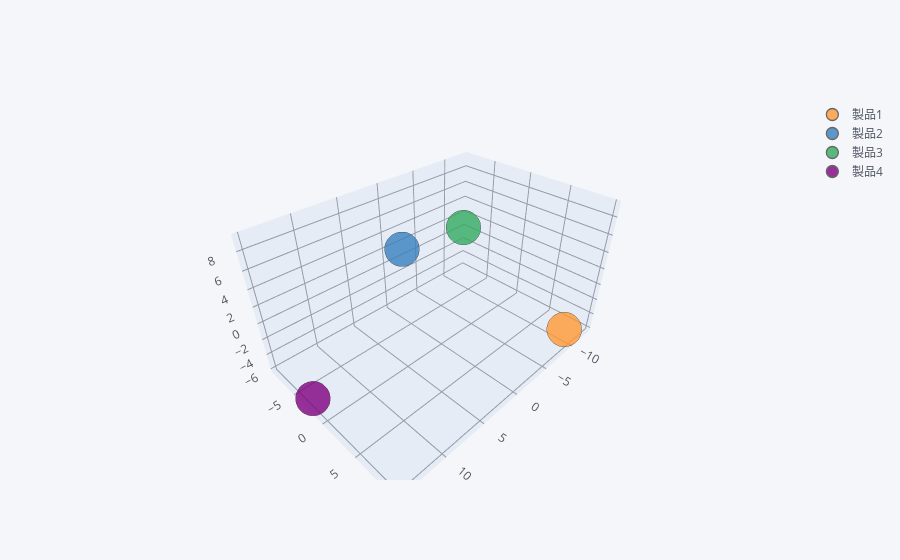

Source (notebook cell):
### Code cell
df0 = pd.DataFrame(data=design_policy[:,3,:],index=['製品1', '製品2', '製品3', '製品4'],columns=["Fm{}".format(x + 1) for x in range(len(df_product_definition))])
# import seaborn as sns
# sns.pairplot(df0)

# 主成分分析の実行
pca = PCA(n_components=3)
x = pca.fit_transform(df0.values)   # PCAで次元圧縮
embed3 = pd.DataFrame(x,index=['製品1', '製品2', '製品3', '製品4']) # 可視化のためにデータフレームに変換
embed3["label"] = ['製品1', '製品2', '製品3', '製品4']              
# embed3  # データフレームの先頭を表示

import cufflinks as cf
cf.go_offline()
cf.set_config_file(offline=False, world_readable=True)
embed3.iplot(kind="scatter3d", x=0,y=1,z=2, categories="label")

### Figure 1 — Plotly figure (JSON) as saved in the notebook; plotly's stock layout.template omitted (floating-point values rounded to 4 significant figures)
{"data": [{"marker": {"color": "rgba(255, 153, 51, 1.0)", "line": {"width": 1.3}, "opacity": 0.8, "size": 12, "symbol": "circle"}, "mode": "markers", "name": "製品1", "textfont": {"color": "#4D5663"}, "type": "scatter3d", "x": [-8.388], "y": [9.905], "z": [-3.395]}, {"marker": {"color": "rgba(55, 128, 191, 1.0)", "line": {"width": 1.3}, "opacity": 0.8, "size": 12, "symbol": "circle"}, "mode": "markers", "name": "製品2", "textfont": {"color": "#4D5663"}, "type": "scatter3d", "x": [6.572], "y": [1.866], "z": [9.237]}, {"marker": {"color": "rgba(50, 171, 96, 1.0)", "line": {"width": 1.3}, "opacity": 0.8, "size": 12, "symbol": "circle"}, "mode": "markers", "name": "製品3", "textfont": {"color": "#4D5663"}, "type": "scatter3d", "x": [-12.88], "y": [-8.842], "z": [0.1219]}, {"marker": {"color": "rgba(128, 0, 128, 1.0)", "line": {"width": 1.3}, "opacity": 0.8, "size": 12, "symbol": "circle"}, "mode": "markers", "name": "製品4", "textfont": {"color": "#4D5663"}, "type": "scatter3d", "x": [14.69], "y": [-2.929], "z": [-5.964]}], "layout": {"legend": {"bgcolor": "#F5F6F9", "font": {"color": "#4D5663"}}, "paper_bgcolor": "#F5F6F9", "plot_bgcolor": "#F5F6F9", "scene": {"xaxis": {"gridcolor": "#9499A3", "showgrid": true, "tickfont": {"color": "#4D5663"}, "title": {"font": {"color": "#4D5663"}, "text": ""}, "zerolinecolor": "#9499A3"}, "yaxis": {"gridcolor": "#9499A3", "showgrid": true, "tickfont": {"color": "#4D5663"}, "title": {"font": {"color": "#4D5663"}, "text": ""}, "zerolinecolor": "#9499A3"}, "zaxis": {"gridcolor": "#9499A3", "showgrid": true, "tickfont": {"color": "#4D5663"}, "title": {"font": {"color": "#4D5663"}, "text": ""}, "zerolinecolor": "#9499A3"}}, "title": {"font": {"color": "#4D5663"}}}}
